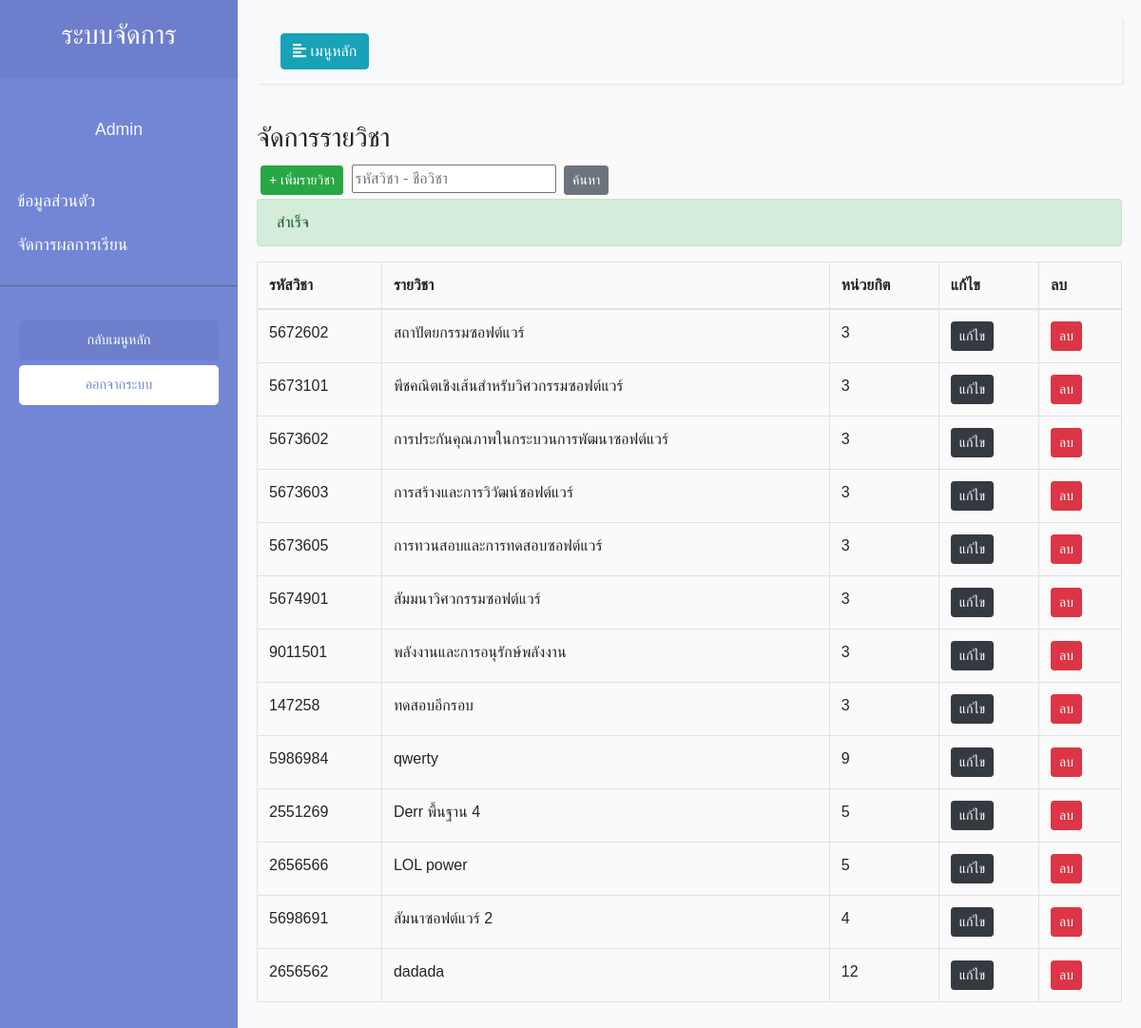
Page /view/managerSubject/ManagerSubject.php?susccess=1 on the committed database.
### tables this page shows
CREATE TABLE `subject_tb` (
  `Sub_id` int(16) NOT NULL,
  `Sub_code` varchar(7) NOT NULL,
  `Sub_Name` varchar(255) NOT NULL,
  `Sub_Credit` varchar(10) NOT NULL
);

### view/managerSubject/ManagerSubject.php (the view, shortened to what this page needs)
<?php
include_once('../../model/connect.php');error_reporting(0);
if($_SESSION['Type_id'] == 2){
    $sql ="SELECT * FROM `teacher_tb` WHERE `tc_code` = '".$_SESSION['id']."'";
    $query = $conn->query($sql);
    $result = $query -> FETCH_ASSOC();
    $name = $result['tc_name'];
    $code = $result['tc_code'];
    $date = $result['tc_date'];
}
else{
    $name = 'Admin';
}
$sql = "SELECT * FROM subject_tb";
$query = $conn->query($sql);
?>
<!DOCTYPE html>
<html>
<head>
    <link rel="stylesheet" href="https://stackpath.bootstrapcdn.com/bootstrap/4.1.0/css/bootstrap.min.css"
>
    <link rel="stylesheet" href="../../style/Style.css">
</head>
<body class="setfont">
    <div class="wrapper">
        <nav id="sidebar">
            <div class="sidebar-header">
                <h3 class="text-center">ระบบจัดการ</h3>
            </div>
            <p class="text-center text-light mt-3 setfont"><?php echo $name; ?> </p>
            <ul class="list-unstyled components pl-2">
            <?php if($_SESSION['Type_id'] == 1){ ?>
                <li>
                    <a href="../main/Main.php">ข้อมูลส่วนตัว</a>
                </li>
                <li>
                    <a href="../managerPersonnel/ManagerPersonnel.php">จัดการบุคลากร</a>
                </li>
                <li>
                    <a href="../managerSubject/ManagerSubject.php">จัดการรายวิชา</a>
                </li>
                <li>
                    <a href="../managerStudent/ManagerStudent.php">จัดการนักศึกษา</a>
                </li>
                <li>
                    <a href="../managerProgram/Program.php">จัดการแผนการเรียน</a>
                </li>
                <li>
                    <a href="../register/Register.php">ลงทะเบียน</a>
                </li>
            <?php } else{?>
                <li>
                    <a href="">ข้อมูลส่วนตัว</a>
                </li>
                <li>
                    <a href="../setScore/SubjectList.php">จัดการผลการเรียน</a>
                </li>
            <?php } ?>
            </ul>
            <ul class="list-unstyled CTAs">
                <li>
                    <a href="../../index.php" class="article">กลับเมนูหลัก</a>
                </li>
                <li>
                    <a href="../../control/logout/Logout.php" class="download">ออกจากระบบ</a>
                </li>
            </ul>
        </nav>
        <div id="content">
            <nav class="navbar navbar-expand-lg navbar-light bg-light">
                <div class="container-fluid">
                    <button type="button" id="sidebarCollapse" class="btn btn-info">
                        <i class="fas fa-align-left"></i>
                        <span>เมนูหลัก</span>
                    </button>
                </div>
            </nav>
            <h3>จัดการรายวิชา</h3>
<button class="btn btn-success btn-sm m-1"><a href="./AddSubject.php"> + เพิ่มรายวิชา</a></button>
<input type="text" placeholder="รหัสวิชา - ชื่อวิชา">
<button class="btn btn-secondary btn-sm m-1">ค้นหา</button>
                        <?php if($_GET['susccess'] == 1){ ?>
    <div class="alert alert-success" role="alert">
  สำเร็จ
</div>
<?php }else if($_GET['susccess'] == 2) { ?>
    <div class="alert alert-danger" role="alert">
  มีบางอย่างผิดพลาด ลองอีกครั้ง
</div> <?php } ?>
            <table class="table table-bordered mt-3">
                <thead>
                    <tr>
                        <th scope="col">รหัสวิชา</th>
                        <th scope="col">รายวิชา</th>
                        <th scope="col">หน่วยกิต</th>
                        <th scope="col">แก้ไข</th>
                        <th scope="col">ลบ</th>
                      </tr>
                    </thead>
                    <tbody>
                        <tbody>
                            <tr>
                            <?php while($result = $query->fetch_assoc()){ ?>
                              <td><?php echo $result['Sub_code']; ?></td>
                              <td><?php echo $result['Sub_Name']; ?></td>
                              <td><?php echo $result['Sub_Credit']; ?></td>
                              <td><a class="btn btn-dark btn-sm" href="./EditSubject.php?SJ_ID=<?php echo $result['Sub_id']; ?>">แก้ไข</a></td>
                              <td><a class="btn btn-danger btn-sm" href="JavaScript:if(confirm('คุณแน่ใจแล้วใช่ไหม?') == true){window.location='../../control/subject/DelSubject.php?id=<?php echo $result["Sub_id"];?>';}">ลบ</a></td>
                            </tr>
                            <?php } ?>
                          </tbody>
                  </table>
        </div>
</body>
</html>

### style/Style.css (style rules this page uses)
body { font-family: 'Kanit', sans-serif; }
.setfont { font-family: 'Kanit', sans-serif; }
body { font-family: 'Poppins', sans-serif; background: #fafafa; }
p { font-family: 'Poppins', sans-serif; font-size: 1.1em; font-weight: 300; line-height: 1.7em; color: #999; }
a, a:hover, a:focus { color: inherit; text-decoration: none; transition: all 0.3s; }
.navbar { padding: 15px 10px; background: #fff; border: none; border-radius: 0; margin-bottom: 40px; box-shadow: 1px 1px 3px rgba(0, 0, 0, 0.1); }
.wrapper { display: flex; width: 100%; align-items: stretch; }
#sidebar { min-width: 250px; max-width: 250px; background: #7386D5; color: #fff; transition: all 0.3s; }
#sidebar .sidebar-header { padding: 20px; background: #6d7fcc; }
#sidebar ul.components { padding: 20px 0; border-bottom: 1px solid #47748b; }
#sidebar ul li a { padding: 10px; font-size: 1.1em; display: block; }
ul.CTAs { padding: 20px; }
ul.CTAs a { text-align: center; font-size: 0.9em !important; display: block; border-radius: 5px; margin-bottom: 5px; }
a.download { background: #fff; color: #7386D5; }
a.article, a.article:hover { background: #6d7fcc !important; color: #fff !important; }
#content { width: 100%; padding: 20px; min-height: 100vh; transition: all 0.3s; }

### rows in the picture
subject_tb: Sub_code "5672602", Sub_Name "สถาปัตยกรรมซอฟต์แวร์", Sub_Credit "3"
subject_tb: Sub_code "5673101", Sub_Name "พีชคณิตเชิงเส้นสำหรับวิศวกรรมซอฟต์แวร์", Sub_Credit "3"
subject_tb: Sub_code "5673602", Sub_Name "การประกันคุณภาพในกระบวนการพัฒนาซอฟต์แวร์", Sub_Credit "3"
subject_tb: Sub_code "5673603", Sub_Name "การสร้างและการวิวัฒน์ซอฟต์แวร์", Sub_Credit "3"
subject_tb: Sub_code "5673605", Sub_Name "การทวนสอบและการทดสอบซอฟต์แวร์", Sub_Credit "3"
subject_tb: Sub_code "5674901", Sub_Name "สัมมนาวิศวกรรมซอฟต์แวร์", Sub_Credit "3"
subject_tb: Sub_code "9011501", Sub_Name "พลังงานและการอนุรักษ์พลังงาน", Sub_Credit "3"
subject_tb: Sub_code "147258", Sub_Name "ทดสอบอีกรอบ", Sub_Credit "3"
subject_tb: Sub_code "5986984", Sub_Name "qwerty", Sub_Credit "9"
subject_tb: Sub_code "2551269", Sub_Name "Derr พื้นฐาน 4", Sub_Credit "5"
subject_tb: Sub_code "2656566", Sub_Name "LOL power", Sub_Credit "5"
subject_tb: Sub_code "5698691", Sub_Name "สัมนาซอฟต์แวร์ 2", Sub_Credit "4"
subject_tb: Sub_code "2656562", Sub_Name "dadada", Sub_Credit "12"

### other values in the picture
$name "Admin"
